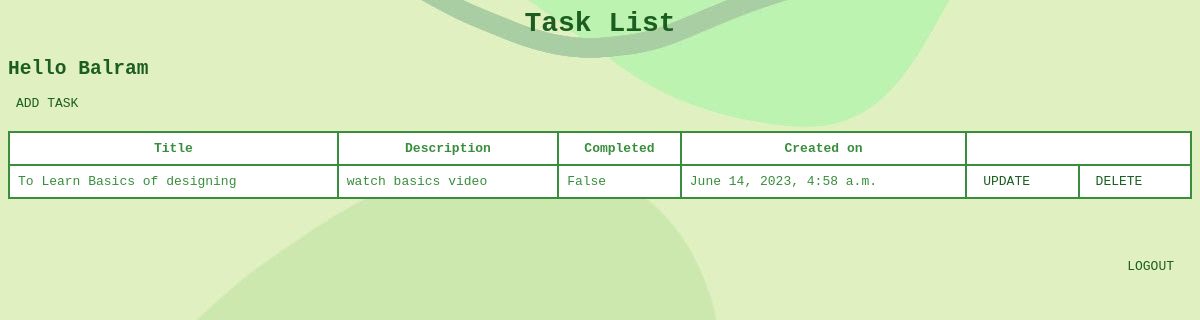
The page /list/ (signed in) on the database its author committed.
### td_app/models.py (models this page shows, shortened)
class Task(models.Model):
    user = models.ForeignKey(User, on_delete=models.CASCADE, null=True, blank=True)
    title = models.CharField(max_length=150, null=True, blank=True)
    description = models.TextField(max_length=300, default=" ")
    completed = models.BooleanField(default=False)
    created = models.DateTimeField(auto_now_add=True)

### td_app/views.py (the view)
# urls.py: path('list/', Tasklist.as_view(), name='task'),
class Tasklist(LoginRequiredMixin, ListView):
    model = Task
    context_object_name = 'task'
    template_name = 'list.html'
    def get_context_data(self, **kwargs):
        context = super().get_context_data(**kwargs)
        context['task'] = context['task'].filter(user=self.request.user)
        context['count'] = context['task'].filter(completed=False).count()
        return context

### Templates/list.html (shortened to what this page needs)
{%load static%}
<html lang="en">
<head>
    <link rel="stylesheet" href="{% static 'list.css' %}">
</head>
<body>
<h1>Task List</h1>
<div>
    <h2>Hello {{user.username | title}}</h2>
</div>
<a href="{% url 'task-create' %}" style="text-align:right;"> ADD TASK</a>
<table border="1px;">
    <thead>
    <tr>
        <th>Title</th>
        <th>Description</th>
        <th>Completed</th>
        <th>Created on</th>
    </tr>
    </thead>
    <div class="task-items-wrapper">
        {% for i in task %}
        <tr>
            <td>{{i.title}}</td>
            <td>{{i.description}}</td>
            <td>{{i.completed}}</td>
            <td>{{i.created}}</td>
            <td><a href="{% url 'task-update' i.id %}">UPDATE</a></td>
            <td><a href="{% url 'task-delete' i.id %}">DELETE</a></td>
        </tr>
        {% endfor %}
    </div>
</table>
<div class="header-box">
    {%if request.user.is_authenticated %}
    <a href="{% url 'logout' %}">LOGOUT</a>
    {% else %}
    <a href="{% url 'login' %}">LOGIN</a>
    {%endif%}
</div>
</body>
</html>

### td_app/static/list.css (style rules this page uses)
body { font-family: monospace; background-image:url("./pxfuel.jpg"); }
h1 { text-align: center; }
h1 { color: #1B5E20; font-family: monospace; font-size: 28px; font-weight: bold; }
h2 { color:#1B5E20; }
.task-items-wrapper { margin-top: 20px; }
table { width: 100%; border-collapse: collapse; background:white; color:#388E3C; }
table, th, td { border: 2px solid; }
th, td { padding: 8px; }
th { color:#388E3C; }
.header-box { padding: 10px; color: #fff; text-align: right; margin-top:50px; }
a { color:#1B5E20; text-decoration: none; padding: 8px; text-align:right; }

### rows shown on the page
Task: title "To Learn Basics of designing", description "watch basics video", completed "False", created "June 14, 2023, 4:58 a.m."

### other values the page prints
{{ user.username | title }} "Balram"
